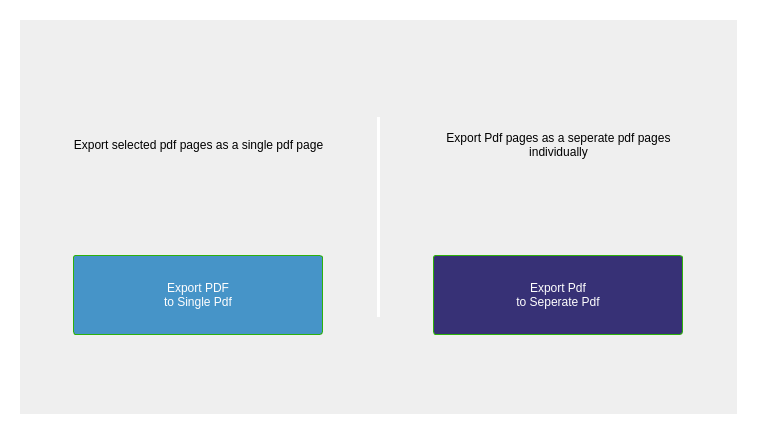
<?xml version="1.0" encoding="UTF-8"?>
<ui version="4.0">
 <class>Frame</class>
 <widget class="QFrame" name="Frame">
  <property name="geometry">
   <rect>
    <x>0</x>
    <y>0</y>
    <width>757</width>
    <height>434</height>
   </rect>
  </property>
  <property name="windowTitle">
   <string>Frame</string>
  </property>
  <property name="styleSheet">
   <string notr="true">
QFrame{
	border-width: 20;
	border-color: rgb(255,255,255);
	border-radius: 3;
	border-style: solid;
}

QPushButton{
	border-width: 1;
	border-color: rgb(46, 177, 11);
	border-radius: 3;
	border-style: solid;
	background-color: rgb(46, 177, 11);
	color: rgb(254, 254, 254);		
	font: 75 14pt &quot;Arial&quot;;
}

QLabel{
	border-width: 0;
}</string>
  </property>
  <property name="frameShape">
   <enum>QFrame::Box</enum>
  </property>
  <property name="lineWidth">
   <number>10</number>
  </property>
  <property name="midLineWidth">
   <number>0</number>
  </property>
  <layout class="QHBoxLayout" name="horizontalLayout_3">
   <property name="spacing">
    <number>0</number>
   </property>
   <property name="leftMargin">
    <number>0</number>
   </property>
   <property name="topMargin">
    <number>0</number>
   </property>
   <property name="rightMargin">
    <number>0</number>
   </property>
   <property name="bottomMargin">
    <number>0</number>
   </property>
   <item>
    <layout class="QHBoxLayout" name="horizontalLayout_5">
     <item>
      <layout class="QVBoxLayout" name="verticalLayout">
       <property name="spacing">
        <number>10</number>
       </property>
       <property name="sizeConstraint">
        <enum>QLayout::SetDefaultConstraint</enum>
       </property>
       <property name="leftMargin">
        <number>50</number>
       </property>
       <property name="topMargin">
        <number>25</number>
       </property>
       <property name="rightMargin">
        <number>50</number>
       </property>
       <property name="bottomMargin">
        <number>25</number>
       </property>
       <item>
        <widget class="QLabel" name="label">
         <property name="sizePolicy">
          <sizepolicy hsizetype="Expanding" vsizetype="Minimum">
           <horstretch>0</horstretch>
           <verstretch>0</verstretch>
          </sizepolicy>
         </property>
         <property name="minimumSize">
          <size>
           <width>100</width>
           <height>200</height>
          </size>
         </property>
         <property name="maximumSize">
          <size>
           <width>16777215</width>
           <height>200</height>
          </size>
         </property>
         <property name="text">
          <string>Export selected pdf pages as a single pdf page</string>
         </property>
         <property name="alignment">
          <set>Qt::AlignCenter</set>
         </property>
         <property name="wordWrap">
          <bool>true</bool>
         </property>
        </widget>
       </item>
       <item alignment="Qt::AlignHCenter">
        <widget class="QPushButton" name="_btnExportPdf2SinglePdf">
         <property name="sizePolicy">
          <sizepolicy hsizetype="Expanding" vsizetype="Expanding">
           <horstretch>0</horstretch>
           <verstretch>0</verstretch>
          </sizepolicy>
         </property>
         <property name="minimumSize">
          <size>
           <width>250</width>
           <height>80</height>
          </size>
         </property>
         <property name="maximumSize">
          <size>
           <width>250</width>
           <height>80</height>
          </size>
         </property>
         <property name="styleSheet">
          <string notr="true">background-color: rgb(70, 148, 200);</string>
         </property>
         <property name="text">
          <string>Export PDF 
to Single Pdf</string>
         </property>
         <property name="icon">
          <iconset resource="resources.qrc">
           <normaloff>:/resources/images/resources/images/pdf2pdf1.png</normaloff>:/resources/images/resources/images/pdf2pdf1.png</iconset>
         </property>
         <property name="iconSize">
          <size>
           <width>100</width>
           <height>100</height>
          </size>
         </property>
        </widget>
       </item>
       <item>
        <spacer name="verticalSpacer">
         <property name="orientation">
          <enum>Qt::Vertical</enum>
         </property>
         <property name="sizeHint" stdset="0">
          <size>
           <width>20</width>
           <height>40</height>
          </size>
         </property>
        </spacer>
       </item>
      </layout>
     </item>
     <item>
      <widget class="Line" name="line">
       <property name="maximumSize">
        <size>
         <width>16777215</width>
         <height>200</height>
        </size>
       </property>
       <property name="orientation">
        <enum>Qt::Vertical</enum>
       </property>
      </widget>
     </item>
     <item>
      <layout class="QVBoxLayout" name="verticalLayout_2">
       <property name="spacing">
        <number>10</number>
       </property>
       <property name="leftMargin">
        <number>50</number>
       </property>
       <property name="topMargin">
        <number>25</number>
       </property>
       <property name="rightMargin">
        <number>50</number>
       </property>
       <property name="bottomMargin">
        <number>25</number>
       </property>
       <item>
        <widget class="QLabel" name="label_2">
         <property name="sizePolicy">
          <sizepolicy hsizetype="Expanding" vsizetype="Minimum">
           <horstretch>0</horstretch>
           <verstretch>0</verstretch>
          </sizepolicy>
         </property>
         <property name="minimumSize">
          <size>
           <width>200</width>
           <height>200</height>
          </size>
         </property>
         <property name="maximumSize">
          <size>
           <width>16777215</width>
           <height>200</height>
          </size>
         </property>
         <property name="text">
          <string>Export Pdf pages as a seperate pdf pages individually</string>
         </property>
         <property name="alignment">
          <set>Qt::AlignCenter</set>
         </property>
         <property name="wordWrap">
          <bool>true</bool>
         </property>
        </widget>
       </item>
       <item alignment="Qt::AlignHCenter">
        <widget class="QPushButton" name="_btnPdf2SeperatePdf">
         <property name="sizePolicy">
          <sizepolicy hsizetype="Preferred" vsizetype="Preferred">
           <horstretch>0</horstretch>
           <verstretch>0</verstretch>
          </sizepolicy>
         </property>
         <property name="minimumSize">
          <size>
           <width>250</width>
           <height>80</height>
          </size>
         </property>
         <property name="maximumSize">
          <size>
           <width>250</width>
           <height>80</height>
          </size>
         </property>
         <property name="styleSheet">
          <string notr="true">background-color: rgb(55, 49, 118);</string>
         </property>
         <property name="text">
          <string>Export Pdf 
to Seperate Pdf</string>
         </property>
         <property name="icon">
          <iconset resource="resources.qrc">
           <normaloff>:/resources/images/resources/images/pdf2pdf1.png</normaloff>:/resources/images/resources/images/pdf2pdf1.png</iconset>
         </property>
         <property name="iconSize">
          <size>
           <width>100</width>
           <height>100</height>
          </size>
         </property>
        </widget>
       </item>
       <item>
        <spacer name="verticalSpacer_2">
         <property name="orientation">
          <enum>Qt::Vertical</enum>
         </property>
         <property name="sizeHint" stdset="0">
          <size>
           <width>20</width>
           <height>40</height>
          </size>
         </property>
        </spacer>
       </item>
      </layout>
     </item>
    </layout>
   </item>
  </layout>
 </widget>
 <resources>
  <include location="icons.qrc"/>
  <include location="resources.qrc"/>
 </resources>
 <connections/>
</ui>
